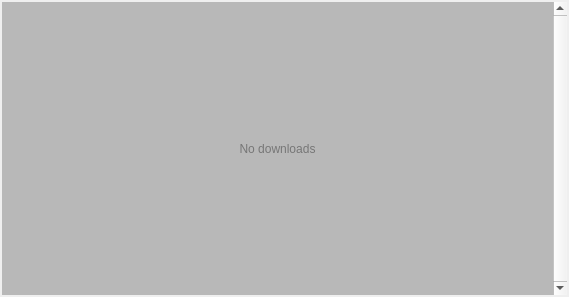
<?xml version="1.0" encoding="UTF-8"?>
<ui version="4.0">
 <class>DownloadManagerWidget</class>
 <widget class="QWidget" name="DownloadManagerWidget">
  <property name="geometry">
   <rect>
    <x>0</x>
    <y>0</y>
    <width>569</width>
    <height>297</height>
   </rect>
  </property>
  <property name="windowTitle">
   <string>Downloads</string>
  </property>
  <property name="styleSheet">
   <string notr="true">#DownloadManagerWidget {
    background: palette(button)
}</string>
  </property>
  <layout class="QVBoxLayout" name="m_topLevelLayout">
   <property name="sizeConstraint">
    <enum>QLayout::SetNoConstraint</enum>
   </property>
   <property name="leftMargin">
    <number>0</number>
   </property>
   <property name="topMargin">
    <number>0</number>
   </property>
   <property name="rightMargin">
    <number>0</number>
   </property>
   <property name="bottomMargin">
    <number>0</number>
   </property>
   <item>
    <widget class="QScrollArea" name="m_scrollArea">
     <property name="styleSheet">
      <string notr="true">#m_scrollArea {
  margin: 2px;
  border: none;
}</string>
     </property>
     <property name="verticalScrollBarPolicy">
      <enum>Qt::ScrollBarAlwaysOn</enum>
     </property>
     <property name="horizontalScrollBarPolicy">
      <enum>Qt::ScrollBarAlwaysOff</enum>
     </property>
     <property name="widgetResizable">
      <bool>true</bool>
     </property>
     <property name="alignment">
      <set>Qt::AlignLeading|Qt::AlignLeft|Qt::AlignTop</set>
     </property>
     <widget class="QWidget" name="m_items">
      <property name="geometry">
       <rect>
        <x>0</x>
        <y>0</y>
        <width>548</width>
        <height>293</height>
       </rect>
      </property>
      <property name="styleSheet">
       <string notr="true">#m_items {background: palette(mid)}</string>
      </property>
      <layout class="QVBoxLayout" name="m_itemsLayout">
       <property name="spacing">
        <number>2</number>
       </property>
       <property name="leftMargin">
        <number>3</number>
       </property>
       <property name="topMargin">
        <number>3</number>
       </property>
       <property name="rightMargin">
        <number>3</number>
       </property>
       <property name="bottomMargin">
        <number>3</number>
       </property>
       <item>
        <widget class="QLabel" name="m_zeroItemsLabel">
         <property name="sizePolicy">
          <sizepolicy hsizetype="Expanding" vsizetype="Expanding">
           <horstretch>0</horstretch>
           <verstretch>0</verstretch>
          </sizepolicy>
         </property>
         <property name="styleSheet">
          <string notr="true">color: palette(shadow)</string>
         </property>
         <property name="text">
          <string>No downloads</string>
         </property>
         <property name="alignment">
          <set>Qt::AlignCenter</set>
         </property>
        </widget>
       </item>
      </layout>
     </widget>
    </widget>
   </item>
  </layout>
 </widget>
 <resources/>
 <connections/>
</ui>
